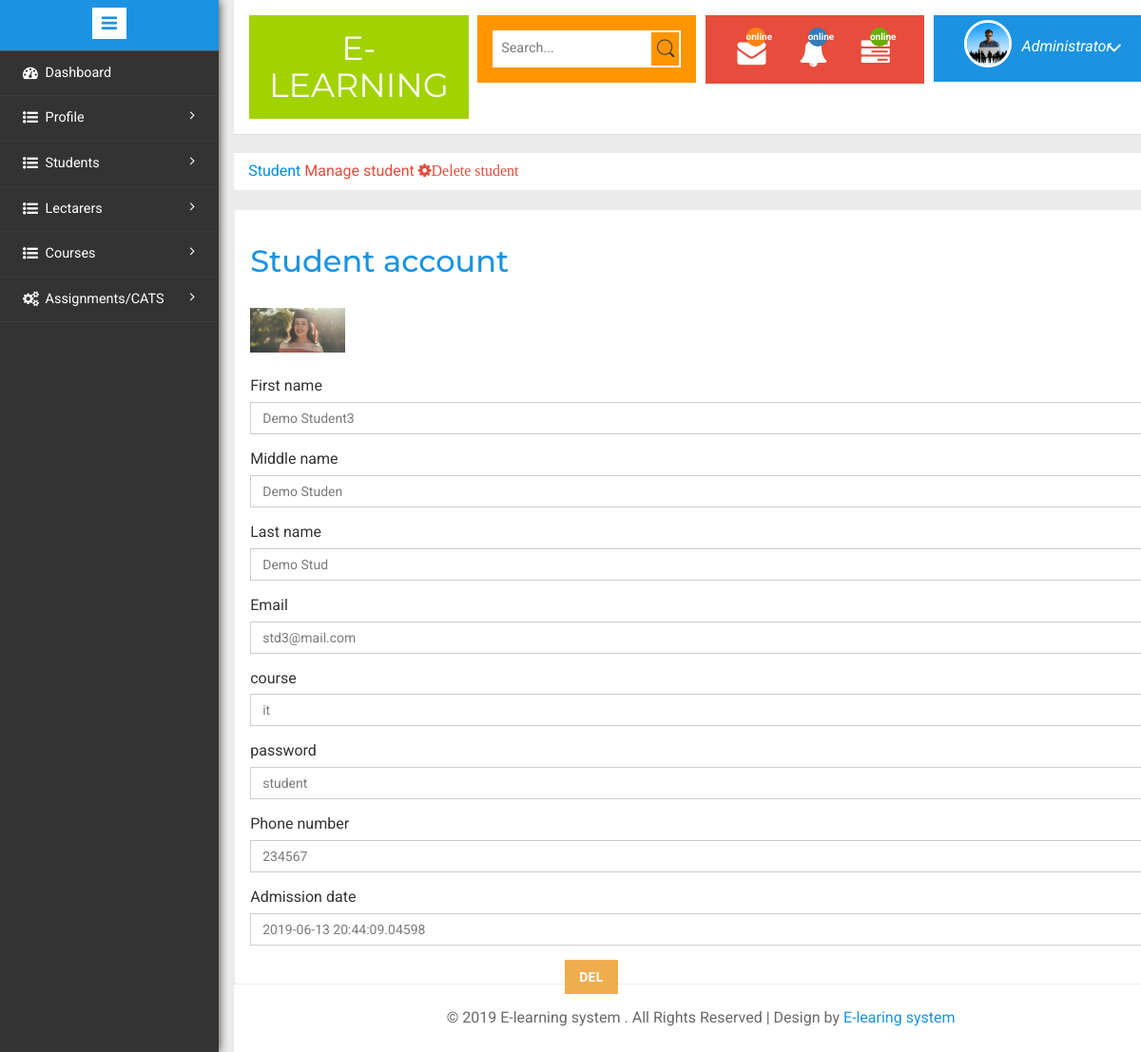
Page /Admin/delsinglestudent.php?stdid=1 on the committed database.
### tables this page shows
CREATE TABLE `student` (
  `stdid` int(10) NOT NULL,
  `firstname` varchar(20) DEFAULT NULL,
  `middlename` varchar(20) DEFAULT NULL,
  `lastname` varchar(20) DEFAULT NULL,
  `email` varchar(100) DEFAULT NULL,
  `password` varchar(10) DEFAULT 'student',
  `course` varchar(100) DEFAULT NULL,
  `image` varchar(200) DEFAULT NULL,
  `phone` varchar(10) DEFAULT NULL,
  `admissiondate` timestamp(5) NOT NULL DEFAULT CURRENT_TIMESTAMP(5) ON UPDATE CURRENT_TIMESTAMP(5),
  `ans` varchar(200) NOT NULL,
  `results` varchar(200) NOT NULL
);

### Admin/delsinglestudent.php (the view, shortened to what this page needs)
<?php include('includes/header.php');?>
<?php include('../includes/config.php');?>
<?php
	$id=$_GET['stdid'];
	$ret="select * from student where stdid=?";
	$stmt= $conn->prepare($ret) ;
	 $stmt->bind_param('i',$id);
	 $stmt->execute() ;
	 $res=$stmt->get_result();
	   while($row=$res->fetch_object())
	  {
	  	?>
<ol class="breadcrumb">
                <li class="breadcrumb-item"><a href="index.php">Student</a> Manage student <i class="fa fa-cog">Delete student</i>
                </ol>
                <div class="grid-form1">
 		<h2 id="forms-example" class="">Student account</h2>
         <div class="profile_img">
												<span> <img src="img/profile_pic/<?php echo $row->image;?>" class="img-rectangle" width="100"></span>
                </div>
                <form method='post' action='#'>
  <div class="form-group">
    <label for="exampleInputEmail1">First name</label>
    <input type="text" class="form-control" name="firstname" placeholder="<?php echo $row->firstname;?>">
  </div>
  <div class="form-group">
    <label for="exampleInputPassword1">Middle name</label>
    <input type="text" class="form-control" name="middlename" placeholder="<?php echo $row->middlename;?>">
  </div>
  <div class="form-group">
    <label for="exampleInputEmail1">Last name</label>
    <input type="text" class="form-control" name="lastname" placeholder="<?php echo $row->lastname;?>">
  </div>
  <div class="form-group">
    <label for="exampleInputPassword1">Email</label>
    <input type="email" class="form-control" name="email" placeholder="<?php echo $row->email;?>">
  </div>
  <div class="form-group">
    <label for="exampleInputEmail1">course</label>
    <input type="text" class="form-control" name="course" placeholder="<?php echo $row->course;?>">
  </div>
  <div class="form-group">
    <label for="exampleInputPassword1">password</label>
    <input type="password" class="form-control" name="password" placeholder="<?php echo $row->password;?>">
  </div>
  <div class="form-group">
    <label for="exampleInpu">Phone number</label>
    <input type="text" class="form-control" name="phone" placeholder="<?php echo $row->phone;?>">
  </div>
  <div class="form-group">
    <label for="exampleInputPassword1">Admission date</label>
    <input type="text" class="form-control" name="admissiondate" placeholder="<?php echo $row->admissiondate;?>">
  </div>
  <div class="col-sm-6 col-sm-offset-4">
          <input type="submit" name="del" Value="del" class="btn btn-warning ">
          </div>
									</form>
  </div>
  </div>
<div class="copyrights">
	 <p>© 2019 E-learning system . All Rights Reserved | Design by  <a href="" target="_blank">E-learing system</a> </p>
</div>
</div>
</div>
	<?php include('includes/navbar.php');?>
</body>
</html>
      <?php } ?>

### Admin/includes/navbar.php (shortened to what this page needs)
<div class="sidebar-menu">
					<header class="logo1">
						<a href="#" class="sidebar-icon"> <span class="fa fa-bars"></span> </a>
					</header>
                           <div class="menu">
									<ul id="menu" >
										<li><a href="index.php"><i class="fa fa-tachometer"></i> <span>Dashboard</span><div class="clearfix"></div></a></li>
										 <li id="menu-academico" ><a href="#"><i class="fa fa-list-ul" aria-hidden="true"></i><span>Profile </span> <span class="fa fa-angle-right" style="float: right"></span><div class="clearfix"></div></a>
										</li><li id="menu-academico" ><a href="#"><i class="fa fa-list-ul" aria-hidden="true"></i><span>Students </span> <span class="fa fa-angle-right" style="float: right"></span><div class="clearfix"></div></a>
										</li>
									 <li id="menu-academico" ><a href="#"><i class="fa fa-list-ul" aria-hidden="true"></i><span>Lectarers</span> <span class="fa fa-angle-right" style="float: right"></span><div class="clearfix"></div></a>
										</li>
										<li id="menu-academico" ><a href="#"><i class="fa fa-list-ul" aria-hidden="true"></i><span>Courses </span> <span class="fa fa-angle-right" style="float: right"></span><div class="clearfix"></div></a>
										</li>
									  <li id="menu-academico" ><a href="#"><i class="fa fa-cogs" aria-hidden="true"></i><span> Assignments/CATS</span> <span class="fa fa-angle-right" style="float: right"></span><div class="clearfix"></div></a>
										</li>
								  </ul>
								</div>
							  </div>

### rows in the picture
student: image (picture), firstname "Demo Student3", middlename "Demo Studen", lastname "Demo Stud", email "std3@mail.com", course "it", phone "234567", admissiondate "2019-06-13 20:44:09.04598"
